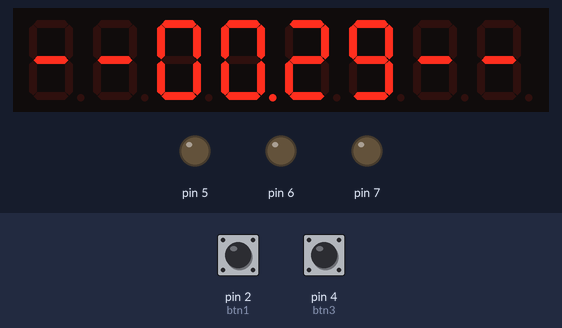
Bench run of a sketch on a simulated Arduino Uno, built with avr-gcc and run on an emulated ATmega328P. Shown: 8-digit seven-segment display, output pins drawn as LEDs (lit = HIGH). The inputs (shaded band) are chosen by the test bench; at power-on: pin 4 (btn3) HIGH, pin 2 (btn1) HIGH. The local clock reads 2024-03-15 10:24:30 at power-on unless the sketch sets it.

Above: at 1.2 s.
1.3 s: pin 4 (btn3) pulled LOW for 3.2 s
At 1.7 s:
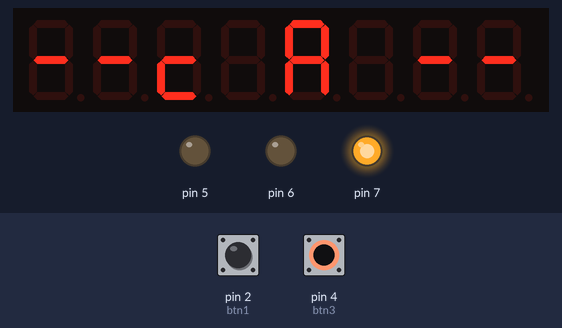
At 2.7 s:
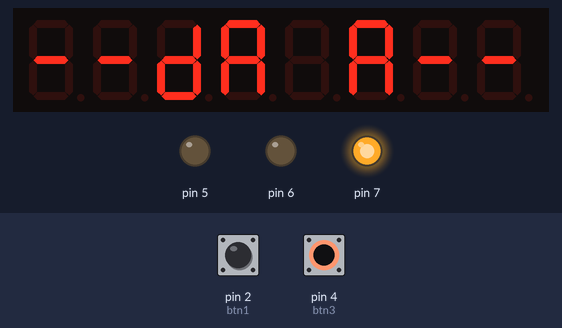
6.0 s: pin 4 (btn3) pulled LOW for 0.15 s
At 7.4 s:
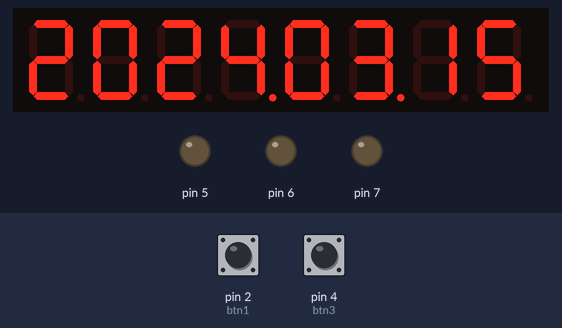
Timing chart, 0 to 9.0 s (numbered marks = the images above; inputs shaded):
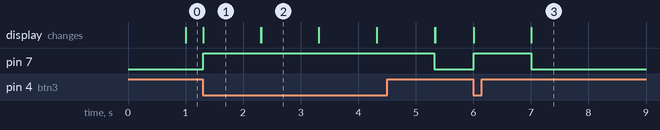

The sketch:

Licznik.ino
```cpp
//Made By Yabkoy 2018/2019/2020/2021
#include "libs.h"

//Library Varable Declaration:
LedControl phisicalClock = LedControl(12,11,10,1);
DS3231 clock;
RTCDateTime now;

//Main Modes Enum for clock:
enum modes
{
  TIMER = 0, CLOCK = 1, DATE = 2,
};
//myClock Vable Declaration:
uint8_t mainClock;

//Edit menagement Varable Declaration:
uint8_t editTimer = 0;
bool editMode = false;

//Edit Time Varable Declaration:
uint8_t tempMinutes = 0;
uint8_t tempHours = 0;

uint16_t tempYear = 2021;
uint8_t tempMonth = 1;
uint8_t tempDay = 1;

//Display string on display
void displayOnScreen(String message)
{
  for(int i=0; i<8; i++)
  {
    bool dpValue;
    if(message[i+1] == '.')
    {
      dpValue = true;
      message.remove(i+1, 1);
    }
    else
    {
      dpValue = false;
    }

    phisicalClock.setChar(0,7-i,message[i],dpValue);
  }
}

//Mode selecting function
void actionOnSelectButtonClick(String message)
{
  displayOnScreen(message);
  digitalWrite(7, HIGH);
  delay(1000);
  digitalWrite(7, LOW);
}

//Zero inserting in number below 10
String insertZero(uint8_t number)
{
	return (number < 10)? "0"+String(number) : String(number);
}

//Button Declaration
Button btn1(2);
Button btn2(3);
Button btn3(4);

//Main Enum Mode declaration
modes mainModes = 0;

//Setup
void setup()
{

	phisicalClock.shutdown(0,false);

	phisicalClock.setIntensity(0,2);

	phisicalClock.clearDisplay(0);

	pinMode(5, OUTPUT);
	pinMode(6, OUTPUT);
	pinMode(7, OUTPUT);


	clock.begin();
}

//Main Loop
void loop()
{
  //Clock variable updating;
	if(mainClock%10 == 0)
	{
		now = clock.getDateTime();
		nowTime = {now.hour, now.minute, now.second};
	}
  //In non-edit mode:
	if(editMode == false)
	{
    //Mode Selecting:
		if(btn3.getValue() == 0)
		{

		  switch(mainModes)
		  {
			case 0:
			{
				mainModes = 1;
				actionOnSelectButtonClick("--CZAS--");
				break;
			}
			case 1:
			{
				mainModes = 2;
				actionOnSelectButtonClick("--DATA--");
				break;
			}
			case 2:
			{
				mainModes = 0;
				actionOnSelectButtonClick("-COUNT--");
				break;
			}
		  }


		}

		//Entering Edit Mode
		if(btn1.getValue() == 0 && btn2.getValue() == 0 && btn3.getValue() == 1 && mainModes)
		{
			editTimer += 1;
		}
		else
		{
			editTimer = 0;
		}

		//Enter Edit Mode
		if(editTimer > 100)
		{
			editMode = true;
			editTimer = 0;

			tempYear = now.year;
			tempMonth = now.month;
			tempDay = now.day;

			tempMinutes = now.minute;
			tempHours = now.hour;

      actionOnSelectButtonClick("--EDIT--");
		}
    //Display for Modes
	   switch(mainModes)
	   {
		  case 0:
		  {
			static bool hasBeen = false;
			for(int i=0; i<18; i++)
			{
				if(convertTimeToSec(timerArray[i]) < convertTimeToSec(nowTime) && convertTimeToSec(timerArray[i+1]) > convertTimeToSec(nowTime))
				{
					timeUnit result = getCooldown(nowTime, timerArray[i+1]);

					// String strHour = (result.hour < 10)? "0"+String(result.hour) : String(result.hour);
					// String strMinute = (result.minute < 10)? "0"+String(result.minute) : String(result.minute);
					// String strSec = (result.sec < 10)? "0"+String(result.sec) : String(result.sec);

					//SERIALSerial.println(strHour + ":" + strMinute + ":" + strSec);
					displayOnScreen("--" + insertZero(result.minute) + "." + insertZero(result.sec)+ "--");
					hasBeen = true;
				}
			}
			if(!hasBeen)
			{
				displayOnScreen("NO.LESSON");
			}
			if(hasBeen == true)
      {
        hasBeen = false;
      }


			break;
		  }
		  case 1:
		  {
			displayOnScreen(insertZero(nowTime.hour)+"-"+insertZero(nowTime.minute)+"-"+insertZero(nowTime.sec));
			break;
		  }
		  case 2:
		  {
			displayOnScreen(String(now.year)+"."+insertZero(now.month)+"."+insertZero(now.day));
  			break;
		  }
	   }

	}
	else //EDIT MODE:
	{
    //Setting Vars:
		switch(mainModes)
		{
			case 1:
			{
				if(btn1.getValue() == 0 && mainClock%35 == 0)
				{
				  tempMinutes++;
				  if(tempMinutes > 59)
					tempMinutes = 0;
				}
				if(btn2.getValue() == 0 && mainClock%50== 0)
				{
				  tempHours++;
				  if(tempHours > 23)
					tempHours = 0;
				}
				//SERIAL(Serial.println(String(tempHours)+"-"+String(tempMinutes)));
				displayOnScreen("--"+insertZero(tempHours)+"."+insertZero(tempMinutes)+"--");

				break;
			}
			case 2:
			{
				if(btn1.getValue() == 0 && btn2.getValue() == 0 && mainClock% 35== 0)
				{
				  tempYear++;
				  if(tempYear > 2037)
					tempYear = 2021;
				}
				if(btn1.getValue() == 1 && btn2.getValue() == 0 && mainClock%35 == 0)
				{
				  tempMonth++;
				  if(tempMonth > 12)
					tempMonth = 1;
				}
				if(btn1.getValue() == 0 && btn2.getValue() == 1 && mainClock% 35== 0)
				{
				  tempDay++;
				  if(tempDay > 31)
					tempDay = 1;
				}

				//SERIAL(Serial.println(String(tempYear)+" - "+String(tempMonth)+" - "+String(tempDay)));
				displayOnScreen(String(tempYear)+"."+insertZero(tempMonth)+"."+insertZero(tempDay));

				break;
			}
		}

   //Comfirm Func:
		if(btn3.getValue() == 0)
		{
		  editMode = false;
		  clock.setDateTime(tempYear, tempMonth, tempDay, tempHours, tempMinutes, 0);
		  actionOnSelectButtonClick("--DONE--");
		}

	}
      mainClock++;

}
```

coutTimer.ino
```cpp
#include "libs.h"

timeUnit getCooldown(timeUnit beginTimer, timeUnit endTimer)
{
  uint32_t totalTime[2];
  uint32_t resultSec = 0;

  totalTime[0] = convertTimeToSec(beginTimer);
  totalTime[1] = convertTimeToSec(endTimer);
  resultSec = totalTime[1] - totalTime[0];

  uint32_t resHour = resultSec/3600;
  uint32_t resMinute = (resultSec - (resHour * 3600)) / 60;
  uint32_t resSec = resultSec - ((resHour  * 3600)+(resMinute*60));

  timeUnit result = {resHour, resMinute, resSec};
  return result;
}

uint32_t convertTimeToSec(timeUnit variable)
{
	uint32_t hourSec = variable.hour * 3600;
	uint32_t minuteSec = variable.minute * 60;
	uint32_t result = hourSec+minuteSec+variable.sec;
	return result;
}
```

testingOfSystems.ino
```cpp
void testButtonWorking()
{
	if(btn1.getValue() == 0)
	{
		digitalWrite(5, HIGH);
	}
	else
	{
		digitalWrite(5, LOW);
	}

	if(btn2.getValue() == 0)
	{
		digitalWrite(6, HIGH);
	}
	else
	{
		digitalWrite(6, LOW);
	}
	if(btn3.getValue() == 0)
	{
		digitalWrite(7, HIGH);
	}
	else
	{
		digitalWrite(7, LOW);
	}
}

void testClockSetTime(int forSwitch)
{
    switch(forSwitch)
    {
      case 1:
      {
        clock.setDateTime(2020, 9, 16, 6, 59, 58); //1
        break;
      }
      case 2:
      {
        clock.setDateTime(2020, 9, 16, 7, 59, 57); //2
        break;
      }
      case 3:
      {
        clock.setDateTime(2020, 9, 16, 8, 44, 57); //3
        break;
      }
      case 4:
      {
        clock.setDateTime(2020, 9, 16, 8, 49, 57); //4
        break;
      }
      case 5:
      {
        clock.setDateTime(2020, 9, 16, 8, 59, 57); //5
        break;
      }
      case 6:
      {
          clock.setDateTime(2020, 9, 16, 9, 34, 57); //6
          break;
      }
      case 7:
      {
        clock.setDateTime(2020, 9, 16, 9, 39, 57); //7
        break;
      }
      case 8:
      {
        clock.setDateTime(2020, 9, 16, 9, 59, 57); //8
        break;
      }
      case 9:
      {
        clock.setDateTime(2020, 9, 16, 10, 24, 57); //9
        break;
      }
      case 10:
      {
        clock.setDateTime(2020, 9, 16, 10, 44, 57); //10
        break;
      }
      case 11:
      {
        clock.setDateTime(2020, 9, 16, 10, 59, 57); //11
        break;
      }
      case 12:
      {
        clock.setDateTime(2020, 9, 16, 11, 29, 57); //12
        break;
      }
      case 13:
      {
        clock.setDateTime(2020, 9, 16, 11, 39, 57); //13
        break;
      }
      case 14:
      {
        clock.setDateTime(2020, 9, 16, 11, 59, 57); //14
        break;
      }
      case 15:
      {
        clock.setDateTime(2020, 9, 16, 12, 24, 57); //15
        break;
      }
      case 16:
      {
        clock.setDateTime(2020, 9, 16, 12, 34, 57); //16
        break;
      }
      case 17:
      {
        clock.setDateTime(2020, 9, 16, 12, 59, 57); //17
        break;
      }
      case 18:
      {
        clock.setDateTime(2020, 9, 16, 13, 19, 57); //18
        break;
      }
      case 19:
      {
        clock.setDateTime(2020, 9, 16, 13, 24, 57); //19
        break;
      }
      case 20:
      {
        clock.setDateTime(2020, 9, 16, 13, 59, 57); //20
        break;
      }
      case 21:
      {
        clock.setDateTime(2020, 9, 16, 14, 9, 57); //21
        break;
      }
      case 22:
      {
        clock.setDateTime(2020, 9, 16, 14, 14, 57); //22
        break;
      }
      case 23:
      {
        clock.setDateTime(2020, 9, 16, 14, 59, 57); //23
        break;
      }
      case 24:
      {
        clock.setDateTime(2020, 9, 16, 15, 4, 57); //24
        break;
      }
      case 25:
      {
        clock.setDateTime(2020, 9, 16, 15, 49, 57); //25
        break;
      }
    }
}
```

libs.h
```cpp
#ifndef LIBS_H
#define LIBS_H

#include <LedControl.h>
#include <DS3231.h>

//time Unit Declaration
struct timeUnit
{
  uint8_t hour;
  uint8_t minute;
  uint8_t sec;
};

timeUnit nowTime;


//Button Class Definition
class Button
{
  private:
    uint8_t pin;
  public:
    Button(const uint8_t& pin);

    uint8_t getValue() const;
};

timeUnit timerArray[19] =
{
  {7, 0, 0}, {8, 0, 0},
  {8, 45, 0}, {8, 50, 0},
  {9, 35, 0}, {9, 40, 0},
  {10, 25, 0}, {10, 45, 0},
  {11, 30, 0},  {11, 40, 0},
  {12, 25, 0}, {12, 35, 0},
  {13, 20, 0}, {13, 25, 0},
  {14, 10, 0}, {14, 15, 0},
  {15, 0, 0}, {15, 5, 0},
  {15, 50, 0},
};

timeUnit getCooldown(timeUnit beginTimer, timeUnit endTimer);
uint32_t convertTimeToSec(timeUnit variable);

#endif
```

libs.ino
```cpp
#include "libs.h"

Button::Button(const uint8_t& pin) : pin(pin)
{
	pinMode(pin, INPUT_PULLUP);
}

uint8_t Button::getValue() const
{
	return digitalRead(pin);
}
```

Measured:
- after the input at 1.3 s, pin 7: LOW → HIGH at once, → LOW 4.0 s later; the display: changes at once (image 1)
- after the input at 6.0 s, pin 7: LOW → HIGH at once, → LOW 1.0 s later; the display: first changes at once (image 3 shows a later state)
- what the display in image 1 shows lasts 1.0 s, from 1.3 s to 2.3 s
